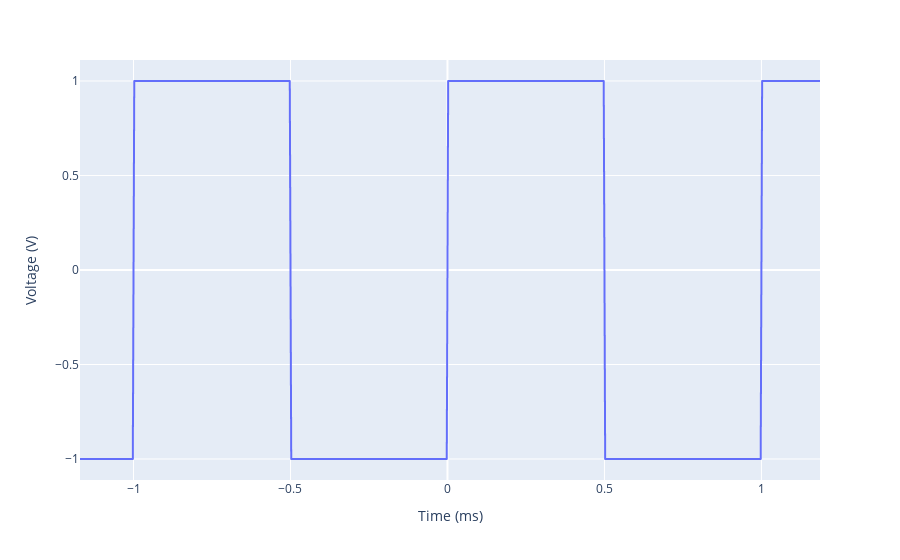

The cell this chart's notebook holds for it:
### Markdown cell above
## Square wave - Moku Go

<img src="lab1_squareScreenshot.png" alt="Sine Wave" width="50%">
<img src="lab1_squareFFTscreenshot.png" alt="Sine FFT" width="50%">

### Code cell
# Plot Square wave
square = pd.read_csv("lab1_squareTraces.csv", skiprows=7, sep=", ")
square['Time (s)'] = square['Time (s)'] * 10**3
square.rename(columns={'Time (s)' : 'Time (ms)'}, inplace=True)

fig = px.line(square, x='Time (ms)', y='Voltage (V)')
fig.show()

### Figure 1 — Plotly figure (JSON) as saved in the notebook; plotly's stock layout.template omitted (floating-point values rounded to 4 significant figures; data arrays with more than 128 entries replaced by an {"elided": "..."} marker saying what was removed)
{"data": [{"hovertemplate": "Time (ms)=%{x}<br>Voltage (V)=%{y}<extra></extra>", "legendgroup": "", "line": {"color": "#636efa", "dash": "solid"}, "marker": {"symbol": "circle"}, "mode": "lines", "name": "", "showlegend": false, "type": "scattergl", "x": {"elided": "1024 float values"}, "xaxis": "x", "y": {"elided": "1024 float values"}, "yaxis": "y"}], "layout": {"legend": {"tracegroupgap": 0}, "margin": {"t": 60}, "xaxis": {"anchor": "y", "domain": [0, 1], "title": {"text": "Time (ms)"}}, "yaxis": {"anchor": "x", "domain": [0, 1], "title": {"text": "Voltage (V)"}}}}
